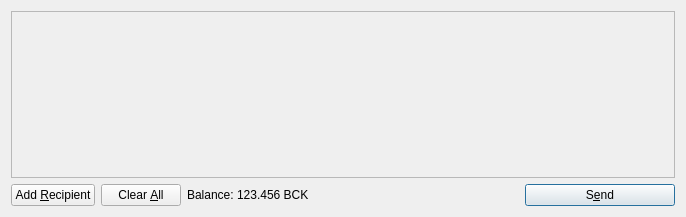
<?xml version="1.0" encoding="UTF-8"?>
<ui version="4.0">
 <class>SendCoinsDialog</class>
 <widget class="QDialog" name="SendCoinsDialog">
  <property name="geometry">
   <rect>
    <x>0</x>
    <y>0</y>
    <width>686</width>
    <height>217</height>
   </rect>
  </property>
  <property name="windowTitle">
   <string>Send Coins</string>
  </property>
  <layout class="QVBoxLayout" name="verticalLayout">
   <item>
    <widget class="QScrollArea" name="scrollArea">
     <property name="widgetResizable">
      <bool>true</bool>
     </property>
     <widget class="QWidget" name="scrollAreaWidgetContents">
      <property name="geometry">
       <rect>
        <x>0</x>
        <y>0</y>
        <width>666</width>
        <height>165</height>
       </rect>
      </property>
      <layout class="QVBoxLayout" name="verticalLayout_2">
       <property name="margin">
        <number>0</number>
       </property>
       <item>
        <layout class="QVBoxLayout" name="entries">
         <property name="spacing">
          <number>6</number>
         </property>
        </layout>
       </item>
       <item>
        <spacer name="verticalSpacer">
         <property name="orientation">
          <enum>Qt::Vertical</enum>
         </property>
         <property name="sizeHint" stdset="0">
          <size>
           <width>20</width>
           <height>40</height>
          </size>
         </property>
        </spacer>
       </item>
      </layout>
     </widget>
    </widget>
   </item>
   <item>
    <layout class="QHBoxLayout" name="horizontalLayout">
     <item>
      <widget class="QPushButton" name="addButton">
       <property name="toolTip">
        <string>Send to multiple recipients at once</string>
       </property>
       <property name="text">
        <string>Add &amp;Recipient</string>
       </property>
       <property name="icon">
        <iconset resource="../bitcoin.qrc">
         <normaloff>:/icons/add</normaloff>:/icons/add</iconset>
       </property>
       <property name="autoDefault">
        <bool>false</bool>
       </property>
      </widget>
     </item>
     <item>
      <widget class="QPushButton" name="clearButton">
       <property name="sizePolicy">
        <sizepolicy hsizetype="Minimum" vsizetype="Fixed">
         <horstretch>0</horstretch>
         <verstretch>0</verstretch>
        </sizepolicy>
       </property>
       <property name="toolTip">
        <string>Remove all transaction fields</string>
       </property>
       <property name="text">
        <string>Clear &amp;All</string>
       </property>
       <property name="icon">
        <iconset resource="../bitcoin.qrc">
         <normaloff>:/icons/remove</normaloff>:/icons/remove</iconset>
       </property>
       <property name="autoRepeatDelay">
        <number>300</number>
       </property>
       <property name="autoDefault">
        <bool>false</bool>
       </property>
      </widget>
     </item>
     <item>
      <layout class="QHBoxLayout" name="horizontalLayout_2">
       <property name="spacing">
        <number>3</number>
       </property>
       <item>
        <widget class="QLabel" name="label">
         <property name="text">
          <string>Balance:</string>
         </property>
        </widget>
       </item>
       <item>
        <widget class="QLabel" name="labelBalance">
         <property name="cursor">
          <cursorShape>IBeamCursor</cursorShape>
         </property>
         <property name="text">
          <string>123.456 BCK</string>
         </property>
         <property name="textInteractionFlags">
          <set>Qt::LinksAccessibleByMouse|Qt::TextSelectableByKeyboard|Qt::TextSelectableByMouse</set>
         </property>
        </widget>
       </item>
      </layout>
     </item>
     <item>
      <spacer name="horizontalSpacer">
       <property name="orientation">
        <enum>Qt::Horizontal</enum>
       </property>
       <property name="sizeHint" stdset="0">
        <size>
         <width>40</width>
         <height>20</height>
        </size>
       </property>
      </spacer>
     </item>
     <item>
      <widget class="QPushButton" name="sendButton">
       <property name="minimumSize">
        <size>
         <width>150</width>
         <height>0</height>
        </size>
       </property>
       <property name="toolTip">
        <string>Confirm the send action</string>
       </property>
       <property name="text">
        <string>S&amp;end</string>
       </property>
       <property name="icon">
        <iconset resource="../bitcoin.qrc">
         <normaloff>:/icons/send</normaloff>:/icons/send</iconset>
       </property>
       <property name="default">
        <bool>true</bool>
       </property>
      </widget>
     </item>
    </layout>
   </item>
  </layout>
 </widget>
 <resources>
  <include location="../bitcoin.qrc"/>
 </resources>
 <connections/>
</ui>
